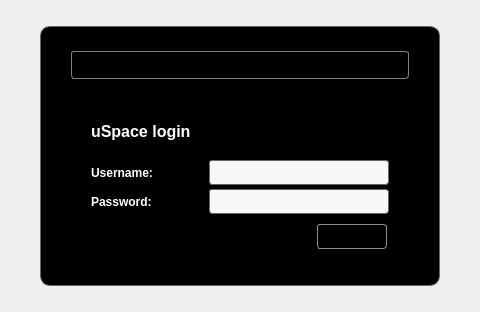
<?xml version="1.0" encoding="UTF-8"?>
<ui version="4.0">
 <class>LoginComponent</class>
 <widget class="QWidget" name="LoginComponent">
  <property name="geometry">
   <rect>
    <x>0</x>
    <y>0</y>
    <width>480</width>
    <height>312</height>
   </rect>
  </property>
  <property name="sizePolicy">
   <sizepolicy hsizetype="Preferred" vsizetype="Preferred">
    <horstretch>0</horstretch>
    <verstretch>0</verstretch>
   </sizepolicy>
  </property>
  <property name="minimumSize">
   <size>
    <width>0</width>
    <height>0</height>
   </size>
  </property>
  <property name="maximumSize">
   <size>
    <width>640</width>
    <height>400</height>
   </size>
  </property>
  <property name="windowTitle">
   <string>Form</string>
  </property>
  <layout class="QGridLayout" name="gridLayout_3">
   <item row="0" column="0">
    <widget class="QFrame" name="frame">
     <property name="sizePolicy">
      <sizepolicy hsizetype="Fixed" vsizetype="Fixed">
       <horstretch>0</horstretch>
       <verstretch>0</verstretch>
      </sizepolicy>
     </property>
     <property name="minimumSize">
      <size>
       <width>400</width>
       <height>260</height>
      </size>
     </property>
     <property name="maximumSize">
      <size>
       <width>400</width>
       <height>260</height>
      </size>
     </property>
     <property name="autoFillBackground">
      <bool>false</bool>
     </property>
     <property name="styleSheet">
      <string notr="true">background: black;
border-radius: 10px;
border: 1px solid #656565;</string>
     </property>
     <property name="frameShape">
      <enum>QFrame::WinPanel</enum>
     </property>
     <property name="frameShadow">
      <enum>QFrame::Raised</enum>
     </property>
     <property name="lineWidth">
      <number>1</number>
     </property>
     <property name="midLineWidth">
      <number>1</number>
     </property>
     <layout class="QGridLayout" name="gridLayout_2">
      <property name="leftMargin">
       <number>30</number>
      </property>
      <property name="topMargin">
       <number>20</number>
      </property>
      <property name="rightMargin">
       <number>30</number>
      </property>
      <property name="bottomMargin">
       <number>30</number>
      </property>
      <property name="spacing">
       <number>0</number>
      </property>
      <item row="0" column="0">
       <widget class="QLabel" name="infoLabel">
        <property name="sizePolicy">
         <sizepolicy hsizetype="Expanding" vsizetype="Fixed">
          <horstretch>0</horstretch>
          <verstretch>0</verstretch>
         </sizepolicy>
        </property>
        <property name="minimumSize">
         <size>
          <width>0</width>
          <height>28</height>
         </size>
        </property>
        <property name="maximumSize">
         <size>
          <width>16777215</width>
          <height>28</height>
         </size>
        </property>
        <property name="font">
         <font>
          <pointsize>8</pointsize>
          <weight>50</weight>
          <bold>false</bold>
         </font>
        </property>
        <property name="styleSheet">
         <string notr="true">color: white;
background: black;
border: 1px solid gray;
border-radius: 3px;
padding-left: 10px;</string>
        </property>
        <property name="frameShape">
         <enum>QFrame::WinPanel</enum>
        </property>
        <property name="frameShadow">
         <enum>QFrame::Raised</enum>
        </property>
        <property name="lineWidth">
         <number>2</number>
        </property>
        <property name="midLineWidth">
         <number>1</number>
        </property>
        <property name="text">
         <string/>
        </property>
        <property name="margin">
         <number>0</number>
        </property>
        <property name="indent">
         <number>5</number>
        </property>
       </widget>
      </item>
      <item row="1" column="0">
       <spacer name="verticalSpacer">
        <property name="orientation">
         <enum>Qt::Vertical</enum>
        </property>
        <property name="sizeType">
         <enum>QSizePolicy::Fixed</enum>
        </property>
        <property name="sizeHint" stdset="0">
         <size>
          <width>20</width>
          <height>30</height>
         </size>
        </property>
       </spacer>
      </item>
      <item row="2" column="0">
       <layout class="QHBoxLayout" name="horizontalLayout">
        <property name="spacing">
         <number>0</number>
        </property>
        <property name="rightMargin">
         <number>3</number>
        </property>
        <item>
         <spacer name="horizontalSpacer_5">
          <property name="orientation">
           <enum>Qt::Horizontal</enum>
          </property>
          <property name="sizeType">
           <enum>QSizePolicy::Fixed</enum>
          </property>
          <property name="sizeHint" stdset="0">
           <size>
            <width>20</width>
            <height>20</height>
           </size>
          </property>
         </spacer>
        </item>
        <item>
         <widget class="QLabel" name="titleLabel">
          <property name="minimumSize">
           <size>
            <width>0</width>
            <height>32</height>
           </size>
          </property>
          <property name="maximumSize">
           <size>
            <width>16777215</width>
            <height>32</height>
           </size>
          </property>
          <property name="font">
           <font>
            <pointsize>12</pointsize>
            <weight>75</weight>
            <bold>true</bold>
            <strikeout>false</strikeout>
           </font>
          </property>
          <property name="styleSheet">
           <string notr="true">color: white;
background-color: black;
border-radius: 0px;
border: 0px;
</string>
          </property>
          <property name="text">
           <string>uSpace login</string>
          </property>
         </widget>
        </item>
        <item>
         <spacer name="horizontalSpacer_3">
          <property name="orientation">
           <enum>Qt::Horizontal</enum>
          </property>
          <property name="sizeHint" stdset="0">
           <size>
            <width>40</width>
            <height>20</height>
           </size>
          </property>
         </spacer>
        </item>
        <item>
         <layout class="QVBoxLayout" name="verticalLayout">
          <property name="spacing">
           <number>0</number>
          </property>
          <item>
           <widget class="QWidget" name="widget" native="true">
            <property name="minimumSize">
             <size>
              <width>32</width>
              <height>32</height>
             </size>
            </property>
            <property name="maximumSize">
             <size>
              <width>32</width>
              <height>32</height>
             </size>
            </property>
            <property name="styleSheet">
             <string notr="true">/**
image: url(:/uspace_large);
**/
border: 0px;</string>
            </property>
           </widget>
          </item>
          <item>
           <spacer name="verticalSpacer_2">
            <property name="orientation">
             <enum>Qt::Vertical</enum>
            </property>
            <property name="sizeType">
             <enum>QSizePolicy::Fixed</enum>
            </property>
            <property name="sizeHint" stdset="0">
             <size>
              <width>20</width>
              <height>5</height>
             </size>
            </property>
           </spacer>
          </item>
         </layout>
        </item>
        <item>
         <spacer name="horizontalSpacer_6">
          <property name="orientation">
           <enum>Qt::Horizontal</enum>
          </property>
          <property name="sizeType">
           <enum>QSizePolicy::Fixed</enum>
          </property>
          <property name="sizeHint" stdset="0">
           <size>
            <width>20</width>
            <height>20</height>
           </size>
          </property>
         </spacer>
        </item>
       </layout>
      </item>
      <item row="3" column="0">
       <spacer name="verticalSpacer_3">
        <property name="orientation">
         <enum>Qt::Vertical</enum>
        </property>
        <property name="sizeType">
         <enum>QSizePolicy::Fixed</enum>
        </property>
        <property name="sizeHint" stdset="0">
         <size>
          <width>20</width>
          <height>1</height>
         </size>
        </property>
       </spacer>
      </item>
      <item row="4" column="0">
       <layout class="QVBoxLayout" name="verticalLayout_2">
        <property name="spacing">
         <number>10</number>
        </property>
        <property name="topMargin">
         <number>5</number>
        </property>
        <item>
         <layout class="QGridLayout" name="gridLayout">
          <property name="spacing">
           <number>4</number>
          </property>
          <item row="0" column="1">
           <widget class="QLabel" name="usernameLabel">
            <property name="font">
             <font>
              <pointsize>9</pointsize>
              <weight>75</weight>
              <bold>true</bold>
             </font>
            </property>
            <property name="styleSheet">
             <string notr="true">color: white;
background-color: black;
border-radius: 0px;
border: 0px;</string>
            </property>
            <property name="text">
             <string>Username: </string>
            </property>
           </widget>
          </item>
          <item row="0" column="2">
           <widget class="QLineEdit" name="usernameEdit">
            <property name="sizePolicy">
             <sizepolicy hsizetype="Fixed" vsizetype="Fixed">
              <horstretch>0</horstretch>
              <verstretch>0</verstretch>
             </sizepolicy>
            </property>
            <property name="minimumSize">
             <size>
              <width>180</width>
              <height>25</height>
             </size>
            </property>
            <property name="maximumSize">
             <size>
              <width>180</width>
              <height>25</height>
             </size>
            </property>
            <property name="font">
             <font>
              <pointsize>9</pointsize>
              <weight>50</weight>
              <bold>false</bold>
             </font>
            </property>
            <property name="styleSheet">
             <string notr="true">background: #f8f8f8;
border-radius: 3px</string>
            </property>
           </widget>
          </item>
          <item row="1" column="1">
           <widget class="QLabel" name="passwordLabel">
            <property name="font">
             <font>
              <pointsize>9</pointsize>
              <weight>75</weight>
              <bold>true</bold>
             </font>
            </property>
            <property name="styleSheet">
             <string notr="true">color: white;
background-color: black;
border-radius: 0px;
border: 0px;</string>
            </property>
            <property name="text">
             <string>Password: </string>
            </property>
           </widget>
          </item>
          <item row="1" column="2">
           <widget class="QLineEdit" name="passwordEdit">
            <property name="sizePolicy">
             <sizepolicy hsizetype="Fixed" vsizetype="Fixed">
              <horstretch>0</horstretch>
              <verstretch>0</verstretch>
             </sizepolicy>
            </property>
            <property name="minimumSize">
             <size>
              <width>180</width>
              <height>25</height>
             </size>
            </property>
            <property name="maximumSize">
             <size>
              <width>180</width>
              <height>25</height>
             </size>
            </property>
            <property name="font">
             <font>
              <pointsize>9</pointsize>
              <weight>50</weight>
              <bold>false</bold>
             </font>
            </property>
            <property name="styleSheet">
             <string notr="true">background: #f8f8f8;
border-radius: 3px</string>
            </property>
           </widget>
          </item>
          <item row="0" column="0">
           <spacer name="horizontalSpacer_2">
            <property name="orientation">
             <enum>Qt::Horizontal</enum>
            </property>
            <property name="sizeType">
             <enum>QSizePolicy::Fixed</enum>
            </property>
            <property name="sizeHint" stdset="0">
             <size>
              <width>20</width>
              <height>20</height>
             </size>
            </property>
           </spacer>
          </item>
          <item row="1" column="3">
           <spacer name="horizontalSpacer_7">
            <property name="orientation">
             <enum>Qt::Horizontal</enum>
            </property>
            <property name="sizeType">
             <enum>QSizePolicy::Fixed</enum>
            </property>
            <property name="sizeHint" stdset="0">
             <size>
              <width>20</width>
              <height>20</height>
             </size>
            </property>
           </spacer>
          </item>
         </layout>
        </item>
        <item>
         <layout class="QHBoxLayout" name="horizontalLayout_2">
          <property name="spacing">
           <number>0</number>
          </property>
          <item>
           <spacer name="horizontalSpacer">
            <property name="orientation">
             <enum>Qt::Horizontal</enum>
            </property>
            <property name="sizeHint" stdset="0">
             <size>
              <width>40</width>
              <height>20</height>
             </size>
            </property>
           </spacer>
          </item>
          <item>
           <widget class="QPushButton" name="loginButton">
            <property name="minimumSize">
             <size>
              <width>70</width>
              <height>25</height>
             </size>
            </property>
            <property name="maximumSize">
             <size>
              <width>70</width>
              <height>25</height>
             </size>
            </property>
            <property name="font">
             <font>
              <pointsize>7</pointsize>
              <weight>75</weight>
              <bold>true</bold>
             </font>
            </property>
            <property name="focusPolicy">
             <enum>Qt::TabFocus</enum>
            </property>
            <property name="styleSheet">
             <string notr="true">QPushButton {
border: 1px solid #8f8f91;
border-radius: 3px;
background-color: qlineargradient(x1:0, y1:0, x2:0, y2:1,
                             					     stop: 0 #f6f7fa,
                             					     stop: 0.3 #dadbde,
                             					     stop: 0.7 #dadbde,
                                                     stop: 1 #f6f7fa);
}
QPushButton::hover {
border: 1px solid #8f8f91;
border-radius: 3px;
background-color: qlineargradient(x1:0, y1:0, x2:0, y2:1,
													 stop:0 #dadbde,
                             					     stop: 0.3 #f6f7fa,
                             					     stop: 0.7 #f6f7fa,
                                                     stop:1 #dadbde);
}
QPushButton:pressed {
border: 2px solid navy;
border-radius: 3px;
background-color: qlineargradient(x1:0, y1:0, x2:0, y2:1,
													 stop:0 #dadbde,
                             					     stop: 0.3 #f6f7fa,
                             					     stop: 0.7 #f6f7fa,
                                                     stop:1 #dadbde);
}
</string>
            </property>
            <property name="text">
             <string>Login</string>
            </property>
            <property name="flat">
             <bool>false</bool>
            </property>
           </widget>
          </item>
          <item>
           <spacer name="horizontalSpacer_4">
            <property name="orientation">
             <enum>Qt::Horizontal</enum>
            </property>
            <property name="sizeType">
             <enum>QSizePolicy::Fixed</enum>
            </property>
            <property name="sizeHint" stdset="0">
             <size>
              <width>2</width>
              <height>20</height>
             </size>
            </property>
           </spacer>
          </item>
          <item>
           <spacer name="horizontalSpacer_8">
            <property name="orientation">
             <enum>Qt::Horizontal</enum>
            </property>
            <property name="sizeType">
             <enum>QSizePolicy::Fixed</enum>
            </property>
            <property name="sizeHint" stdset="0">
             <size>
              <width>20</width>
              <height>20</height>
             </size>
            </property>
           </spacer>
          </item>
         </layout>
        </item>
       </layout>
      </item>
     </layout>
    </widget>
   </item>
  </layout>
 </widget>
 <resources/>
 <connections/>
</ui>
